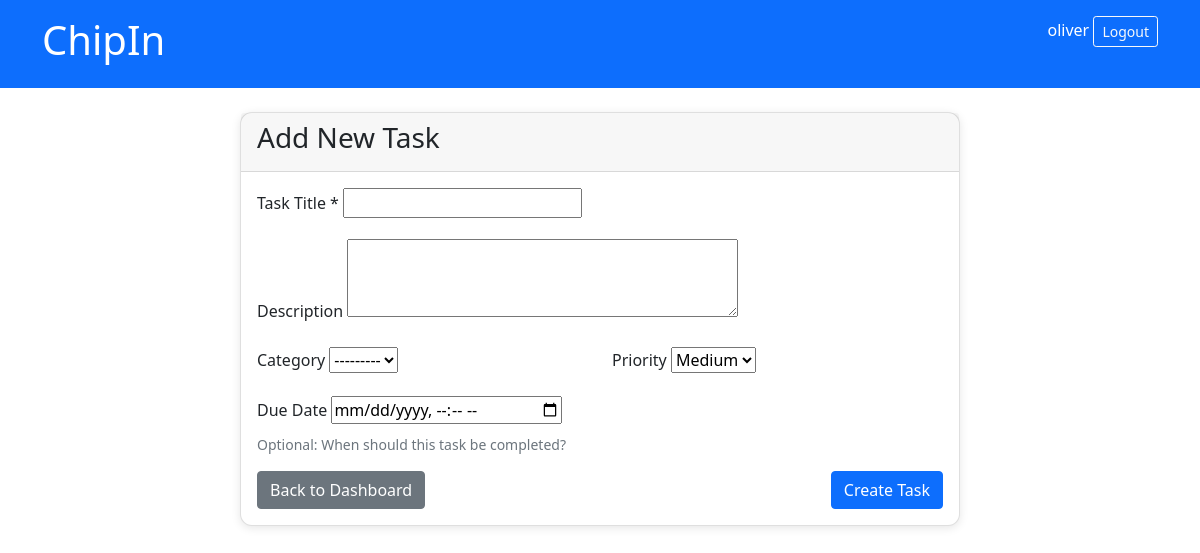
Before: /chipin/add/ (signed in) with the older database file.
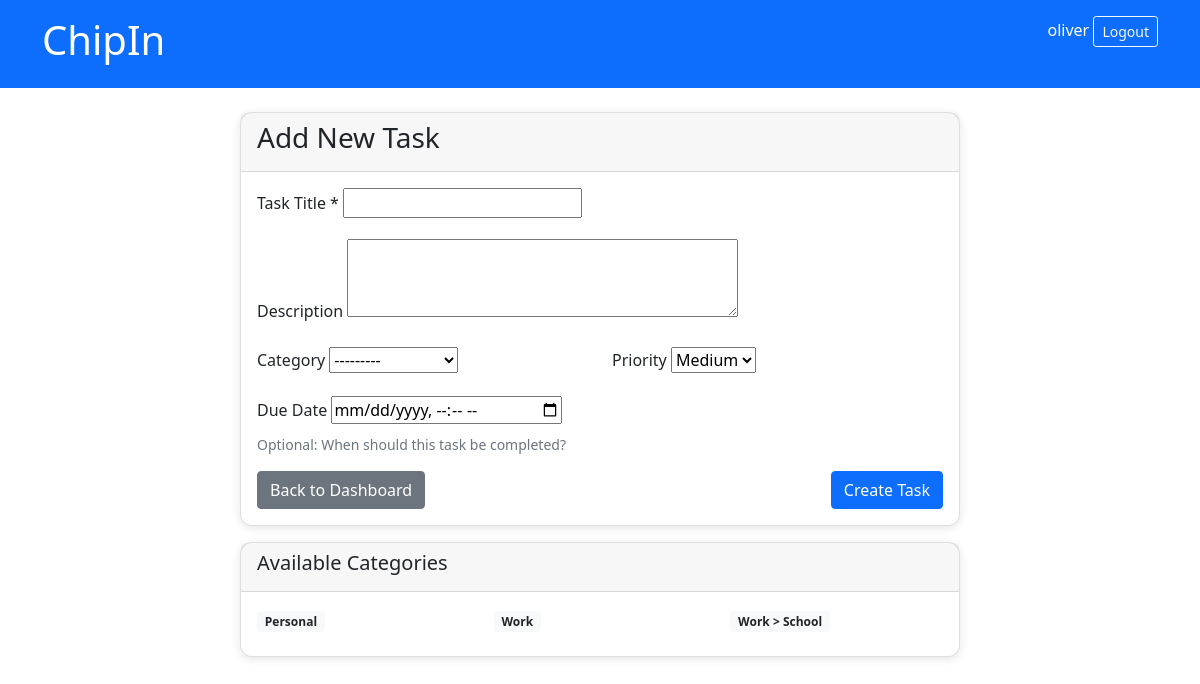
After: the same page with the newer database file.
### chipin/models.py (models this page shows)
class Category(models.Model):
    name = models.CharField(max_length=100)
    parent = models.ForeignKey('self', on_delete=models.CASCADE, null=True, blank=True, related_name='children')
    created_at = models.DateTimeField(auto_now_add=True)
    class Meta:
        verbose_name_plural = "Categories"
        ordering = ['parent__name', 'name']
    def __str__(self):
        if self.parent:
            return f"{self.parent.name} > {self.name}"
        return self.name
    @property
    def full_path(self):
        if self.parent:
            return f"{self.parent.full_path} > {self.name}"
        return self.name

### chipin/views.py (the view)
# urls.py: path("add/", views.add, name="add"),
@login_required
def add(request):
    if request.method == 'POST':
        form = NewTaskForm(request.POST)
        if form.is_valid():
            task = form.save(commit=False)
            task.user = request.user
            task.save()
            messages.success(request, f"Task '{task.title}' created successfully!")
            return HttpResponseRedirect(reverse("chipin:index"))
    else:
        form = NewTaskForm()
    categories = Category.objects.all()
    return render(request, "chipin/add.html", {
        "form": form,
        "categories": categories
    })

### chipin/views.py
class NewTaskForm(forms.ModelForm):
    class Meta:
        model = Task
        fields = ['title', 'description', 'category', 'priority', 'due_date']
        widgets = {
            'due_date': forms.DateTimeInput(attrs={'type': 'datetime-local'}),
            'description': forms.Textarea(attrs={'rows': 3}),
        }

### chipin/context_processors.py (called while the page is built)
def username(request):
    if request.user.is_authenticated:
        return {'username': request.user.username}
    return {'username': 'Guest'}

### chipin/templates/chipin/add.html (shortened to what this page needs)
{% extends "chipin/layout.html" %}
{% block content %}
<div class="container mt-4">
    <div class="row">
        <div class="col-md-8 offset-md-2">
            <div class="card">
                <div class="card-header">
                    <h3>Add New Task</h3>
                </div>
                <div class="card-body">
                    <form method="post">
                        <div class="mb-3">
                            <label for="id_title" class="form-label">Task Title *</label>
                            {{ form.title }}
                        </div>
                        <div class="mb-3">
                            <label for="id_description" class="form-label">Description</label>
                            {{ form.description }}
                        </div>
                        <div class="row">
                            <div class="col-md-6">
                                <div class="mb-3">
                                    <label for="id_category" class="form-label">Category</label>
                                    {{ form.category }}
                                </div>
                            </div>
                            <div class="col-md-6">
                                <div class="mb-3">
                                    <label for="id_priority" class="form-label">Priority</label>
                                    {{ form.priority }}
                                </div>
                            </div>
                        </div>
                        <div class="mb-3">
                            <label for="id_due_date" class="form-label">Due Date</label>
                            {{ form.due_date }}
                            <div class="form-text">Optional: When should this task be completed?</div>
                        </div>
                        <div class="d-flex justify-content-between">
                            <a href="{% url 'chipin:index' %}" class="btn btn-secondary">
                                Back to Dashboard
                            </a>
                            <button type="submit" class="btn btn-primary">
                                Create Task
                            </button>
                        </div>
                    </form>
                </div>
            </div>
            {% if categories %}
            <div class="card mt-3">
                <div class="card-header">
                    <h5>Available Categories</h5>
                </div>
                <div class="card-body">
                    <div class="row">
                        {% for category in categories %}
                            <div class="col-md-4 mb-2">
                                <span class="badge bg-light text-dark">
                                    {{ category.full_path }}
                                </span>
                            </div>
                        {% endfor %}
                    </div>
                </div>
            </div>
            {% endif %}
        </div>
    </div>
</div>
{% endblock %}

### chipin/templates/chipin/layout.html (shortened to what this page needs)
{% load static %}
<!DOCTYPE html>
<html lang="en">
<head>
    <link href="https://cdn.jsdelivr.net/npm/bootstrap@5.1.3/dist/css/bootstrap.min.css" rel="stylesheet">
</head>
<body>
    <header class="bg-primary text-white p-3">
        <div class="container">
            <div class="row">
                <div class="col-md-8">
                    <h1>ChipIn</h1>
                </div>
                <div class="col-md-4 text-end">
                    {% if request.user.is_authenticated %}
                    <span>{{ request.user.username }}</span>
                    <form action="{% url 'users:logout' %}" method="post" style="display: inline;">
                        <button type="submit" class="btn btn-outline-light btn-sm">Logout</button>
                    </form>
                    {% endif %}
                </div>
            </div>
        </div>
    </header>
    <main class="container mt-4">
        {% block content %}{% endblock %}
    </main>
</body>
</html>

### chipin/templates/chipin/add.html (style rules this page uses)
.card { border-radius: 12px; box-shadow: 0 2px 10px rgba(0,0,0,0.1); }

Changed rows visible on the page:
added Category: full_path "Personal"
added Category: full_path "Work"
added Category: full_path "Work > School"
Other visible differences:
text now shown: "Available Categories"
